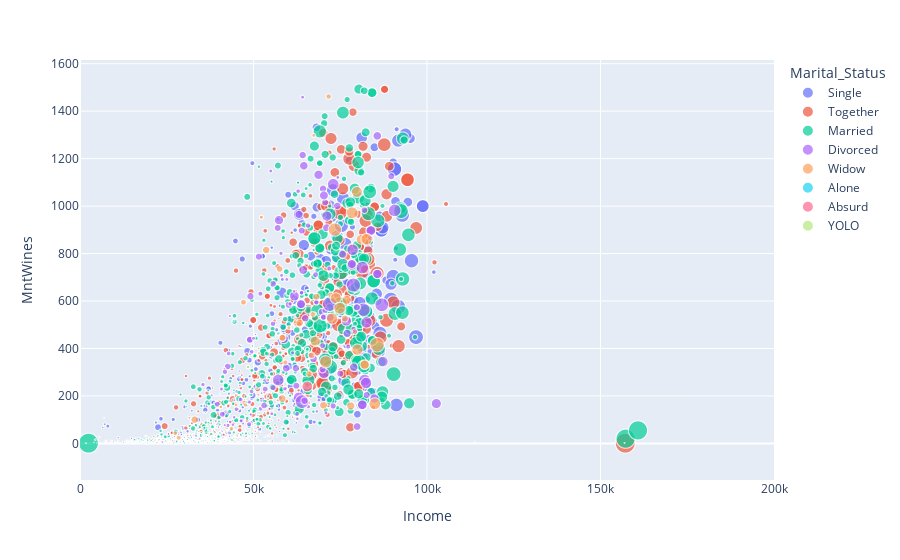

The notebook cell this image was saved under:
### Code cell
px.scatter(df, x = 'Income', y = 'MntWines', color = 'Marital_Status', size = 'MntMeatProducts', range_x = [0,200000])

### Figure 1 — Plotly figure (JSON) as saved in the notebook; plotly's stock layout.template omitted (floating-point values rounded to 4 significant figures; data arrays with more than 128 entries replaced by an {"elided": "..."} marker saying what was removed)
{"data": [{"hovertemplate": "Marital_Status=Single<br>Income=%{x}<br>MntWines=%{y}<br>MntMeatProducts=%{marker.size}<extra></extra>", "legendgroup": "Single", "marker": {"color": "#636efa", "size": {"elided": "480 int values"}, "sizemode": "area", "sizeref": 4.312, "symbol": "circle"}, "mode": "markers", "name": "Single", "showlegend": true, "type": "scattergl", "x": {"elided": "480 float values"}, "xaxis": "x", "y": {"elided": "480 int values"}, "yaxis": "y"}, {"hovertemplate": "Marital_Status=Together<br>Income=%{x}<br>MntWines=%{y}<br>MntMeatProducts=%{marker.size}<extra></extra>", "legendgroup": "Together", "marker": {"color": "#EF553B", "size": {"elided": "580 int values"}, "sizemode": "area", "sizeref": 4.312, "symbol": "circle"}, "mode": "markers", "name": "Together", "showlegend": true, "type": "scattergl", "x": {"elided": "580 float values"}, "xaxis": "x", "y": {"elided": "580 int values"}, "yaxis": "y"}, {"hovertemplate": "Marital_Status=Married<br>Income=%{x}<br>MntWines=%{y}<br>MntMeatProducts=%{marker.size}<extra></extra>", "legendgroup": "Married", "marker": {"color": "#00cc96", "size": {"elided": "864 int values"}, "sizemode": "area", "sizeref": 4.312, "symbol": "circle"}, "mode": "markers", "name": "Married", "showlegend": true, "type": "scattergl", "x": {"elided": "864 float values"}, "xaxis": "x", "y": {"elided": "864 int values"}, "yaxis": "y"}, {"hovertemplate": "Marital_Status=Divorced<br>Income=%{x}<br>MntWines=%{y}<br>MntMeatProducts=%{marker.size}<extra></extra>", "legendgroup": "Divorced", "marker": {"color": "#ab63fa", "size": {"elided": "232 int values"}, "sizemode": "area", "sizeref": 4.312, "symbol": "circle"}, "mode": "markers", "name": "Divorced", "showlegend": true, "type": "scattergl", "x": {"elided": "232 float values"}, "xaxis": "x", "y": {"elided": "232 int values"}, "yaxis": "y"}, {"hovertemplate": "Marital_Status=Widow<br>Income=%{x}<br>MntWines=%{y}<br>MntMeatProducts=%{marker.size}<extra></extra>", "legendgroup": "Widow", "marker": {"color": "#FFA15A", "size": [6, 125, 48, 26, 33, 757, 565, 25, 12, 83, 96, 35, 253, 6, 5, 108, 239, 83, 83, 925, 530, 6, 53, 10, 169, 213, 194, 20, 213, 10, 409, 47, 5, 71, 3, 12, 288, 249, 183, 70, 113, 16, 7, 595, 21, 377, 441, 179, 153, 32, 28, 5, 520, 558, 47, 12, 54, 602, 71, 243, 71, 30, 654, 345, 32, 128, 553, 215, 214, 133, 24, 490, 253, 50, 50, 614, 377], "sizemode": "area", "sizeref": 4.312, "symbol": "circle"}, "mode": "markers", "name": "Widow", "showlegend": true, "type": "scattergl", "x": [42430.0, 65490.0, 67680.0, 47920.0, 44550.0, 73460.0, 79950.0, 27040.0, 30370.0, 62190.0, 27420.0, 51530.0, 70160.0, 50520.0, 31880.0, 28460.0, 53650.0, 47680.0, 43640.0, 85620.0, 79800.0, 42430.0, 45010.0, 54160.0, 72300.0, 58330.0, 66730.0, 47570.0, 58330.0, 46980.0, 81000.0, 51390.0, 45680.0, 52280.0, 46780.0, 35340.0, 78030.0, 63280.0, 57510.0, 67370.0, 59180.0, 33440.0, 40050.0, 78430.0, 64870.0, 82030.0, 67790.0, 66030.0, 47110.0, 56550.0, 34210.0, 25360.0, 73700.0, 82570.0, 51570.0, 30370.0, 54110.0, 84950.0, 60210.0, 33050.0, 52280.0, 54360.0, 70790.0, 76840.0, 56550.0, 71670.0, 72640.0, 68120.0, 76320.0, 67050.0, 22120.0, NaN, 58280.0, 40590.0, 40590.0, 74860.0, 82030.0], "xaxis": "x", "y": [55, 245, 546, 505, 182, 901, 395, 1, 15, 512, 43, 400, 161, 112, 4, 24, 815, 162, 63, 416, 1060, 55, 162, 5, 625, 445, 371, 67, 445, 19, 860, 205, 5, 953, 12, 27, 158, 508, 735, 1298, 341, 62, 13, 972, 508, 332, 431, 293, 595, 67, 50, 19, 612, 861, 380, 15, 267, 167, 488, 100, 953, 710, 344, 605, 67, 1462, 526, 618, 526, 544, 3, 532, 189, 154, 154, 570, 332], "yaxis": "y"}, {"hovertemplate": "Marital_Status=Alone<br>Income=%{x}<br>MntWines=%{y}<br>MntMeatProducts=%{marker.size}<extra></extra>", "legendgroup": "Alone", "marker": {"color": "#19d3f3", "size": [47, 8, 24], "sizemode": "area", "sizeref": 4.312, "symbol": "circle"}, "mode": "markers", "name": "Alone", "showlegend": true, "type": "scattergl", "x": [61330.0, 35860.0, 34180.0], "xaxis": "x", "y": [534, 15, 5], "yaxis": "y"}, {"hovertemplate": "Marital_Status=Absurd<br>Income=%{x}<br>MntWines=%{y}<br>MntMeatProducts=%{marker.size}<extra></extra>", "legendgroup": "Absurd", "marker": {"color": "#FF6692", "size": [125, 500], "sizemode": "area", "sizeref": 4.312, "symbol": "circle"}, "mode": "markers", "name": "Absurd", "showlegend": true, "type": "scattergl", "x": [79240.0, 65490.0], "xaxis": "x", "y": [471, 240], "yaxis": "y"}, {"hovertemplate": "Marital_Status=YOLO<br>Income=%{x}<br>MntWines=%{y}<br>MntMeatProducts=%{marker.size}<extra></extra>", "legendgroup": "YOLO", "marker": {"color": "#B6E880", "size": [50, 50], "sizemode": "area", "sizeref": 4.312, "symbol": "circle"}, "mode": "markers", "name": "YOLO", "showlegend": true, "type": "scattergl", "x": [48430.0, 48430.0], "xaxis": "x", "y": [322, 322], "yaxis": "y"}], "layout": {"legend": {"itemsizing": "constant", "title": {"text": "Marital_Status"}, "tracegroupgap": 0}, "margin": {"t": 60}, "xaxis": {"anchor": "y", "domain": [0, 1], "range": [0, 200000], "title": {"text": "Income"}}, "yaxis": {"anchor": "x", "domain": [0, 1], "title": {"text": "MntWines"}}}}
